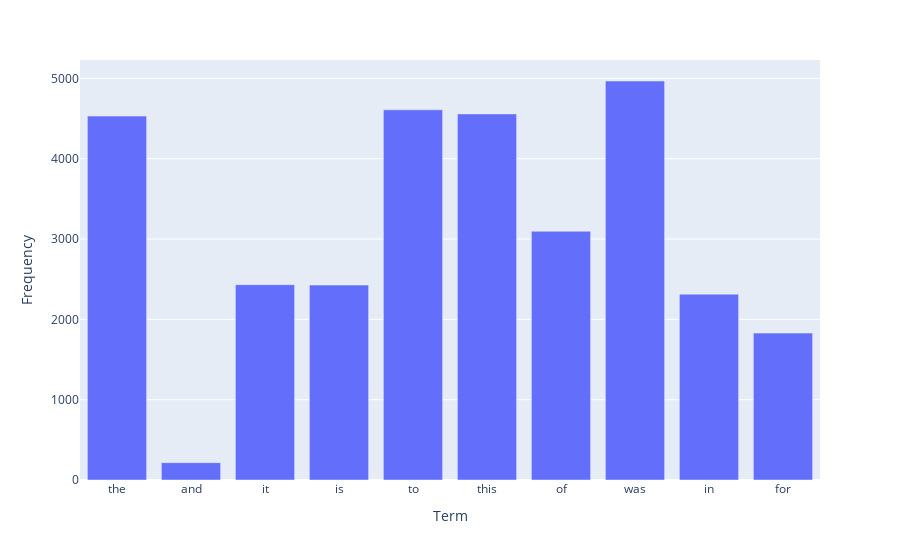

The notebook cell saved with this chart:
### Code cell
numOfTerms = 10
tempFreq = np.array(data_counts.toarray().sum(axis=0))
tempTopFreq = np.argsort(-tempFreq)[:numOfTerms]
topTerm = []
for x in tempTopFreq:
    topTerm.append(count_vect.get_feature_names_out()[x])
data = {"Term": topTerm, "Frequency": tempTopFreq}
#data = {"Term": count_vect.get_feature_names_out()[:numOfTerms], "Frequency": term_frequencies[:numOfTerms]}
df = pd.DataFrame(data)
fig = px.bar(df,x="Term", y="Frequency")
  
fig.show()
tempFreq = tempTopFreq =numOfTerms = topTerm = None

### Figure 1 — Plotly figure (JSON) as saved in the notebook; plotly's stock layout.template omitted (floating-point values rounded to 4 significant figures)
{"data": [{"alignmentgroup": "True", "hovertemplate": "Term=%{x}<br>Frequency=%{y}<extra></extra>", "legendgroup": "", "marker": {"color": "#636efa", "pattern": {"shape": ""}}, "name": "", "offsetgroup": "", "orientation": "v", "showlegend": false, "textposition": "auto", "type": "bar", "x": ["the", "and", "it", "is", "to", "this", "of", "was", "in", "for"], "xaxis": "x", "y": [4531, 216, 2432, 2427, 4609, 4558, 3097, 4968, 2314, 1829], "yaxis": "y"}], "layout": {"barmode": "relative", "legend": {"tracegroupgap": 0}, "margin": {"t": 60}, "xaxis": {"anchor": "y", "domain": [0, 1], "title": {"text": "Term"}}, "yaxis": {"anchor": "x", "domain": [0, 1], "title": {"text": "Frequency"}}}}
